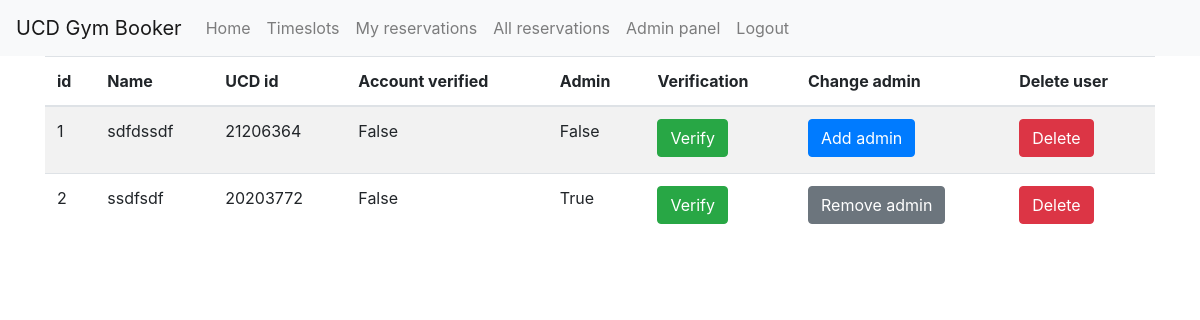
The app's page /admin_panel (signed in) with its own data.
### ucdgymbooker/models.py (models this page shows, shortened)
class User(db.Model):
    __tablename__ = 'user'
    id = db.Column(db.Integer, primary_key=True)
    username = db.Column(db.Integer, unique=True, nullable=False)
    password = db.Column(db.String(80), nullable=False)
    verified = db.Column(db.Boolean, nullable=False)
    admin = db.Column(db.Boolean, nullable=False)
    name = db.Column(db.String(80), nullable=False)
    reservations = db.relationship('Reservation', backref='user', cascade="all, delete, delete-orphan", lazy=True)
    def is_admin(self):
        return True

### ucdgymbooker/routes.py (the view)
@app.route('/admin_panel')
@login_required
@admin_required
def admin_panel():
    data = User.query.all()
    return render_template("admin_panel.html", data=data)

### ucdgymbooker/routes.py (called while the page is built)
@login_manager.user_loader
def load_user(user_id):
    return User.query.get(int(user_id))

def admin_required(func):
    @wraps(func)
    def decorated_view(*args, **kwargs):
        if not current_user.is_admin():
            flash('You do not have permission to access this resource.', 'warning')
            return redirect(url_for('index'))
        return func(*args, **kwargs)
    return decorated_view

### ucdgymbooker/templates/admin_panel.html (shortened to what this page needs)
{% extends 'base.html' %}
{% block body %}
<table class="table table-striped">
    <thead>
        <tr>
            <th>id</th>
            <th>Name</th>
            <th>UCD id</th>
            <th>Account verified</th>
            <th>Admin</th>
            <th>Verification</th>
            <th>Change admin</th>
            <th>Delete user</th>
        </tr>
    </thead>
    <tbody>
    {% for user in data %}
    <tr>
        <td>{{user.id}}</td>
        <td>{{user.name}}</td>
        <td>{{user.username}}</td>
        <td>{{user.verified}}</td>
        <td>{{user.admin}}</td>
        <td>
{% if not user.verified %}
            <form action = "{{ url_for('modify_user', user_id = user.id, action = 'confirm')}}" method="POST">
                            <input type="submit" class="btn btn-success mb-1" value="Verify"></input>
            </form>
{% endif %}
        </td>
        <td>
{% if user.admin %}
            <form action = "{{ url_for('modify_user', user_id = user.id, action = 'remove_admin')}}" method="POST">
                            <input type="submit" class="btn btn-secondary mb-1" value="Remove admin"></input>
            </form>
{% endif %}
{% if not user.admin %}
            <form action = "{{ url_for('modify_user', user_id = user.id, action = 'add_admin')}}" method="POST">
                            <input type="submit" class="btn btn-primary mb-1" value="Add admin"></input>
            </form>
{% endif %}
        </td>
        <td>
            <form action = "{{ url_for('modify_user', user_id = user.id, action = 'delete')}}" method="POST">
                            <input type="submit" class="btn btn-danger mb-1" value="Delete"></input>
            </form>
        </td>
    {% endfor %}
    </tbody>
</table>
{% endblock %}

### records on screen
User: id "1", name "sdfdssdf", username "21206364", verified "False", admin "False"
User: id "2", name "ssdfsdf", username "20203772", verified "False", admin "True"
